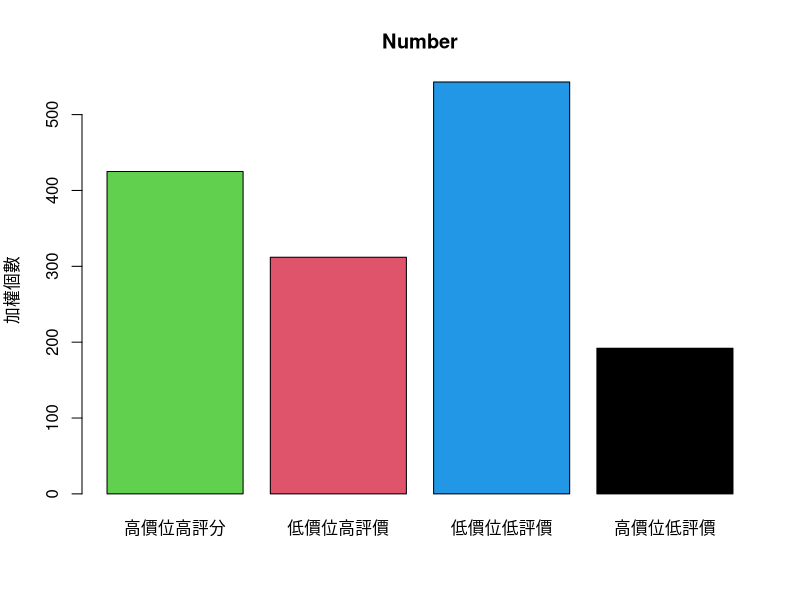
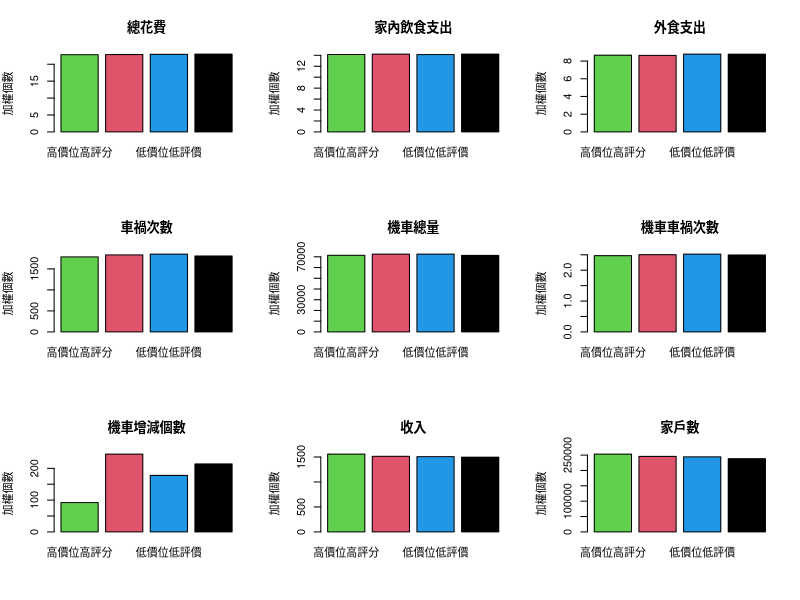

These figures' R source, in order:
data=read.csv("data/all4class.csv", header=TRUE, sep=",")
data
c4 = c("high", "low", "cp", "bad")
c4chinese = c("高價位高評分","低價位高評價","低價位低評價","高價位低評價")


png("result/num_4class.png")
barplot(c(data[, "num"]),
        col = c(3, 2, 4, 1),
        names.arg=c4chinese,
        ylab="加權個數",
        main="Number")
dev.off()


col = c("cost_all","cost_inside", "cost_outside", "crash_num" ,"scooter10810","crash_scooter","d_scooter108","income","population10811")
chinese = c("總花費","家內飲食支出","外食支出","車禍次數" ,"機車總量","機車車禍次數","機車增減個數","收入","家戶數")

png("result/bar_4class.png", width = 12, height = 12, units="in", res = 400)
par(mfrow=c(3,3))
for (i in 1:9){
  barplot(c(data[, col[i]]),
          col = c(3, 2, 4, 1),
          names.arg=c4chinese,
          ylab="加權個數",
          main=chinese[i])
}
dev.off()
